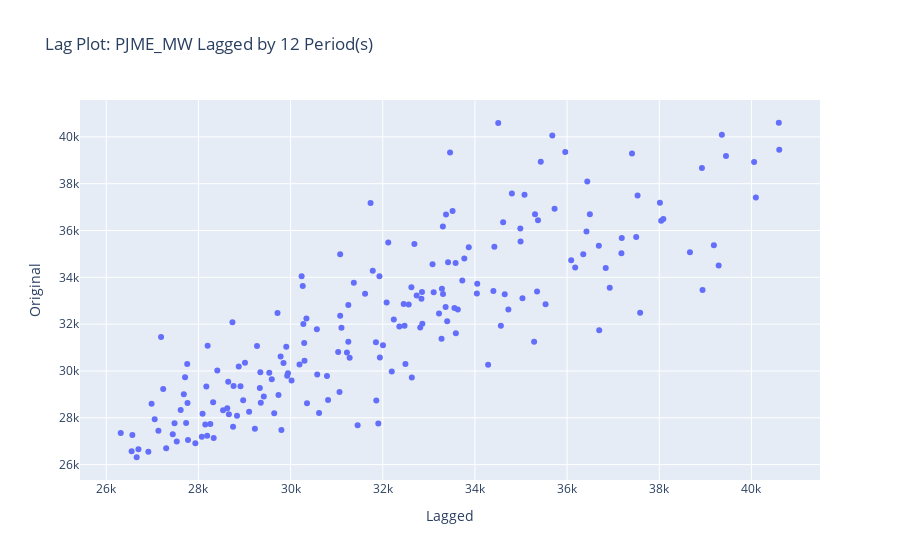

Notebook source saved alongside this figure:
### Code cell
import plotly.express as px

data_monthly = df['PJME_MW'].resample('ME').mean()

# Create Lag Plot
def interactive_lag_plot():
    lag = 12
    # Creating a DataFrame for lagged values
    data_lag = pd.DataFrame({'Original': data_monthly, 'Lagged': data_monthly.shift(lag)  # Lagging by 1 period
                        }).dropna()  # Drop rows where the lagged value is NaN

    # Scatter plot of Original vs. Lagged values
    fig = px.scatter(data_lag, x='Lagged', y='Original', title=f'Lag Plot: PJME_MW Lagged by {lag} Period(s)')
    fig.show()

# Running the interactive lag plot function
interactive_lag_plot()

### Figure 1 — Plotly figure (JSON) as saved in the notebook; plotly's stock layout.template omitted (floating-point values rounded to 4 significant figures; data arrays with more than 128 entries replaced by an {"elided": "..."} marker saying what was removed)
{"data": [{"hovertemplate": "Lagged=%{x}<br>Original=%{y}<extra></extra>", "legendgroup": "", "marker": {"color": "#636efa", "symbol": "circle"}, "mode": "markers", "name": "", "orientation": "v", "showlegend": false, "type": "scatter", "x": {"elided": "188 float values"}, "xaxis": "x", "y": {"elided": "188 float values"}, "yaxis": "y"}], "layout": {"legend": {"tracegroupgap": 0}, "title": {"text": "Lag Plot: PJME_MW Lagged by 12 Period(s)"}, "xaxis": {"anchor": "y", "domain": [0, 1], "title": {"text": "Lagged"}}, "yaxis": {"anchor": "x", "domain": [0, 1], "title": {"text": "Original"}}}}
